Frame 1 (no input): blank canvas, image omitted
Frame 60 (the mouse pressed at the canvas centre just before this capture): blank canvas, image omitted
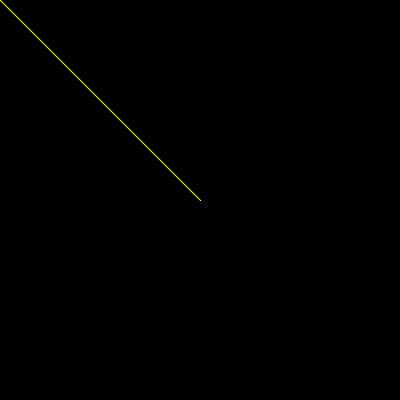
Frame 120 (the mouse held since frame 60 and released just before this capture)

The Processing sketch whose frames 1 and 60 were blank and that drew this single picture after the mouse press (run headless with seeded random() and noise(); from frame 60 on, the mouse is pressed at the canvas centre):

// Processing sketch: ex03_01_11
// ── ex03_01_11.pde
// 마우스를 따라 선 그리기

void setup() {
  size(400, 400);
  background(0);
}

void draw() {
  stroke(255, 255, 0);
  line(pmouseX, pmouseY, mouseX, mouseY);
  println(pmouseX, pmouseY, mouseX, mouseY); 
}
